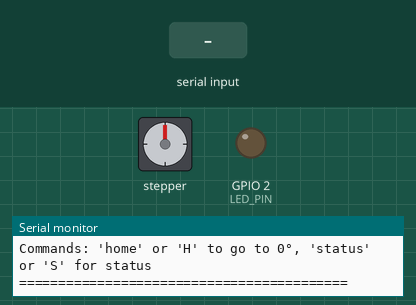
This sketch was run on a simulated ESP32. On the bench: stepper motor, output pins drawn as LEDs (lit = HIGH), the last lines printed to the serial monitor. The test bench sets the inputs (shaded band). Stepper angles assume 2048 steps per turn.

Above: at 2.2 s.
2.3 s: "90,45\n" received over Serial
At 28.7 s:
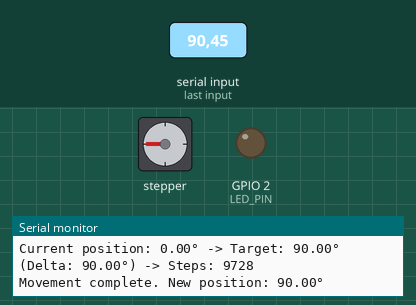
Timing chart, 0 to 29.0 s (numbered marks = the images above; inputs shaded):
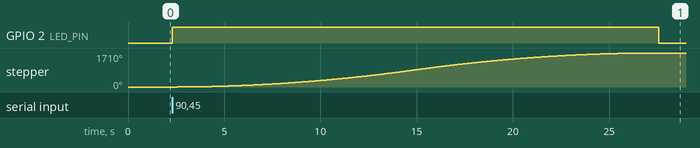

The sketch:

Stepper_Control.ino
```cpp
#include <AccelStepper.h>

// --- Configuration ---
// 4-pin direct control (for ULN2003 or similar drivers)
#define IN1_PIN 14         // GPIO pin for coil 1
#define IN2_PIN 15         // GPIO pin for coil 2
#define IN3_PIN 16         // GPIO pin for coil 3
#define IN4_PIN 17         // GPIO pin for coil 4
#define LED_PIN 2          // LED pin for status indication
//As per Half Step Mode Recommendation
#define STEPS_PER_REV 2048  // Steps per motor revolution (0.18° per step)
#define GEAR_RATIO 19      // Gear ratio (19:1 means 19 motor revs = 1 output rev)
#define MAX_SPEED 750     // Maximum speed in steps per second
#define ACCELERATION 60   // Acceleration in steps per second^2

// --- Global Stepper Object ---
// Use FULL4WIRE mode for 4-pin direct control (full step)
// Alternative: AccelStepper::HALF4WIRE for half-step mode (more steps, smoother)
AccelStepper stepper(AccelStepper::FULL4WIRE, IN1_PIN, IN3_PIN, IN2_PIN, IN4_PIN);

// --- Position Tracking ---
float current_position = 0.0;  // Current position in degrees
float steps_per_degree;        // Calculated steps per output degree

// --- Serial Input Buffer ---
String serial_input = "";
bool command_received = false;

// --- Function to calculate steps from angle delta ---
long calculate_steps(float angle_delta) {
  // Convert angle delta to steps
  // steps = angle_delta * (steps_per_rev * gear_ratio) / 360
  return (long)(angle_delta * steps_per_degree);
}

// --- Function to move stepper to target angle ---
void move_to_angle(float target_angle) {
  // Calculate angle delta
  float delta_angle = target_angle - current_position;

  // Calculate steps needed
  long steps = calculate_steps(delta_angle);

  // Print movement info
  Serial.print("Current position: ");
  Serial.print(current_position);
  Serial.print("° -> Target: ");
  Serial.print(target_angle);
  Serial.print("° (Delta: ");
  Serial.print(delta_angle);
  Serial.print("°) -> Steps: ");
  Serial.println(steps);

  // Move stepper
  if (steps != 0) {
    stepper.move(steps);

    // Flash LED to indicate movement starting
    digitalWrite(LED_PIN, HIGH);

    // Wait for movement to complete
    while (stepper.distanceToGo() != 0) {
      stepper.run();
    }

    // Update current position
    current_position = target_angle;

    // Turn off LED
    digitalWrite(LED_PIN, LOW);

    Serial.print("Movement complete. New position: ");
    Serial.print(current_position);
    Serial.println("°");
  } else {
    Serial.println("Already at target position.");
  }
}

// --- Function to handle Serial input ---
void handle_serial_command() {
  if (Serial.available() > 0) {
    char c = Serial.read();

    if (c == '\n' || c == '\r') {
      // End of command
      if (serial_input.length() > 0) {
        command_received = true;
      }
    } else {
      // Add character to input buffer
      serial_input += c;
    }
  }

  // Process command if received
  if (command_received) {
    serial_input.trim();

    if (serial_input.length() > 0) {
      // Try to parse as float
      float target_angle = serial_input.toFloat();

      // Check if valid number
      if (target_angle != 0.0 || serial_input == "0" || serial_input == "0.0") {
        // Valid angle command
        move_to_angle(target_angle);
      } else {
        // Check for special commands
        if (serial_input == "home" || serial_input == "H") {
          Serial.println("Moving to home position (0°)...");
          move_to_angle(0.0);
        } else if (serial_input == "status" || serial_input == "S") {
          Serial.println("=== Stepper Status ===");
          Serial.print("Current position: ");
          Serial.print(current_position);
          Serial.println("°");
          Serial.print("Steps per degree: ");
          Serial.println(steps_per_degree, 4);
          Serial.print("Gear ratio: ");
          Serial.print(GEAR_RATIO);
          Serial.println(":1");
          Serial.print("Steps per rev: ");
          Serial.println(STEPS_PER_REV);
        } else {
          Serial.print("Invalid command: ");
          Serial.println(serial_input);
          Serial.println("Usage: Enter angle in degrees (e.g., 45, 90.5)");
          Serial.println("Commands: 'home' or 'H' to go to 0°, 'status' or 'S' for status");
        }
      }
    }

    // Clear input buffer
    serial_input = "";
    command_received = false;
  }
}

void setup() {
  // Initialize Serial for debugging and commands
  Serial.begin(115200);
  delay(1000);

  Serial.println("==========================================");
  Serial.println("ESP32 Stepper Motor Control - Phase 1");
  Serial.println("==========================================");

  // Configure LED pin
  pinMode(LED_PIN, OUTPUT);
  digitalWrite(LED_PIN, LOW);

  // Calculate steps per output degree
  // steps_per_degree = (steps_per_rev * gear_ratio) / 360
  steps_per_degree = (float)(STEPS_PER_REV * GEAR_RATIO) / 360.0;

  Serial.print("Configuration:");
  Serial.print("\n  Steps per revolution: ");
  Serial.print(STEPS_PER_REV);
  Serial.print("\n  Gear ratio: ");
  Serial.print(GEAR_RATIO);
  Serial.print(":1");
  Serial.print("\n  Steps per output degree: ");
  Serial.print(steps_per_degree, 4);
  Serial.print("\n  Max speed: ");
  Serial.print(MAX_SPEED);
  Serial.print(" steps/s");
  Serial.print("\n  Acceleration: ");
  Serial.print(ACCELERATION);
  Serial.println(" steps/s²");

  // Configure stepper
  stepper.setMaxSpeed(MAX_SPEED);
  stepper.setAcceleration(ACCELERATION);
  stepper.setCurrentPosition(0);  // Set current position to 0 steps

  Serial.println("\nStepper initialized.");
  Serial.println("Current position: 0.0°");
  Serial.println("\nReady for commands!");
  Serial.println("Enter angle in degrees (e.g., 45, 90.5)");
  Serial.println("Commands: 'home' or 'H' to go to 0°, 'status' or 'S' for status");
  Serial.println("==========================================");
}

void loop() {
  // Handle Serial input
  handle_serial_command();

  // Run stepper (needed for movement execution)
  stepper.run();

  // Small delay to avoid busy looping
  delay(1);
}
```

Measured:
- after the input at 2.3 s, GPIO 2 (LED_PIN): LOW → HIGH at once, → LOW 25.3 s later; stepper: turns 1710° clockwise in 25.0 s, starting after 0.27 s
